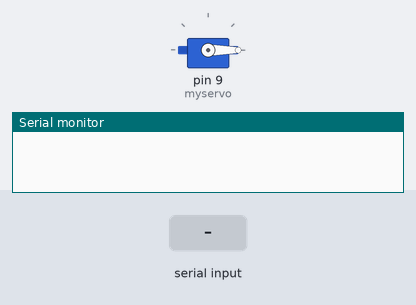
A sketch run on a simulated Arduino Uno, built with avr-gcc and run on an emulated ATmega328P. Parts: servo, the last lines printed to the serial monitor. Inputs (shaded band) come from the test bench.

Above: at 1.2 s.
1.3 s: "90,45\n" received over Serial
At 4.1 s:
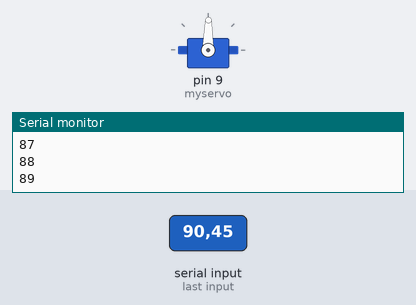
4.3 s: "200\n" received over Serial
At 6.9 s:
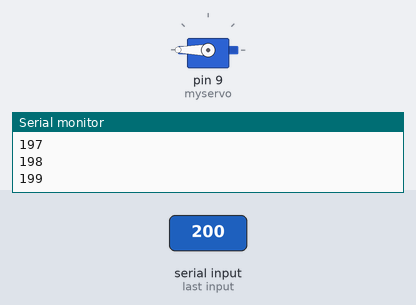
7.3 s: "30,150\n" received over Serial
At 11.0 s:
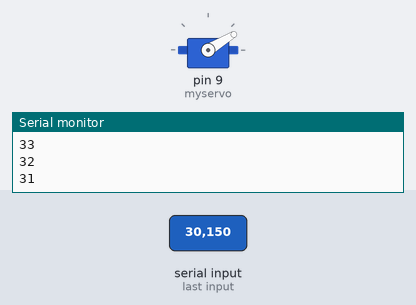
Timing chart, 0 to 12.5 s (numbered marks = the images above; inputs shaded):
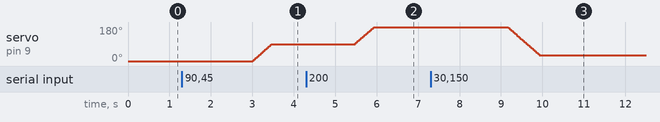

Measured:
- after the input at 1.3 s, servo on pin 9 (myservo): moves from 0° to 89° over 0.46 s, starting after 1.7 s
- after the input at 4.3 s, servo on pin 9 (myservo): moves from 89° to 180° over 0.47 s, starting after 1.2 s
- after the input at 7.3 s, servo on pin 9 (myservo): moves from 180° to 31° over 0.77 s, starting after 1.9 s

The sketch:

GARRA.INO
```cpp
#include <Servo.h>

Servo myservo;  // create servo object to control a servo
// twelve servo objects can be created on most boards

int pos = 0;    // variable to store the servo position

void setup() {
  myservo.attach(9);  // attaches the servo on pin 9 to the servo object
  myservo.write(pos);
  Serial.begin(9600);
}

void loop() {

  while(Serial.available() > 0) //tem algo escrito
  {
    int message = Serial.readString().toInt();
    Serial.println(message);
    irpara(message);
  }

  delay(1000);

}

void irpara(int angulo){

  if(angulo > pos)
  {
    for (pos; pos < angulo; pos += 1) { // goes from 0 degrees to 180 degrees
      // in steps of 1 degree
      myservo.write(pos);              // tell servo to go to position in variable 'pos'
      Serial.println(pos);
      delay(5);                       // waits 15ms for the servo to reach the position
    }
  }
  if(angulo < pos)

  {
    for (pos; pos > angulo; pos -= 1) { // goes from 180 degrees to 0 degrees
      myservo.write(pos);              // tell servo to go to position in variable 'pos'
      Serial.println(pos);
      delay(5);                       // waits 15ms for the servo to reach the position
    }
  }
}
```
